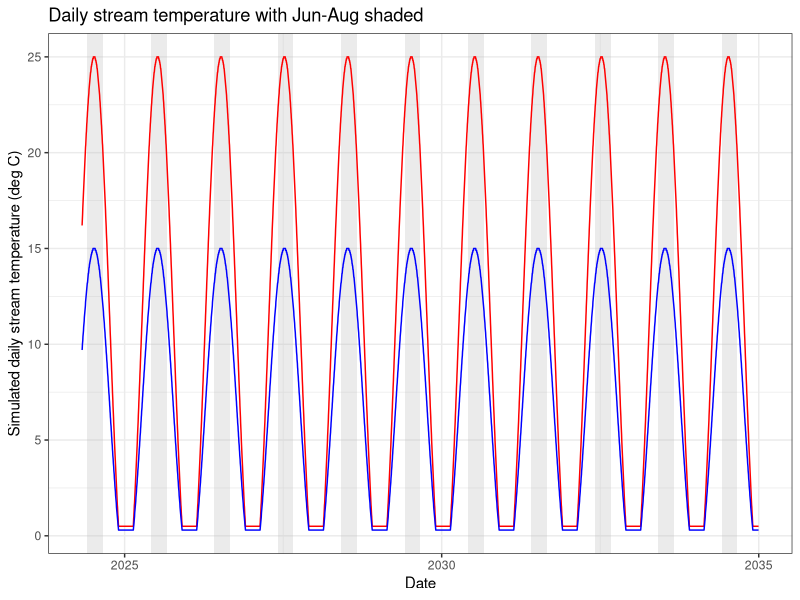
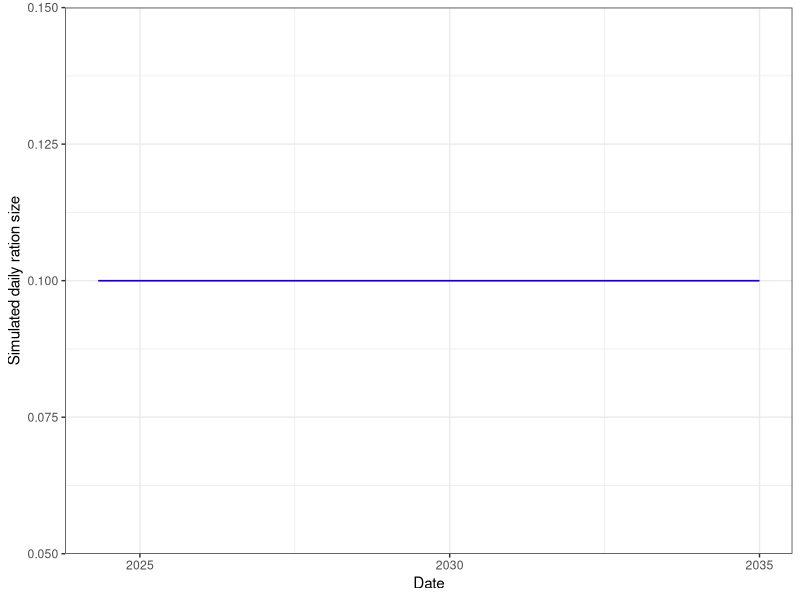
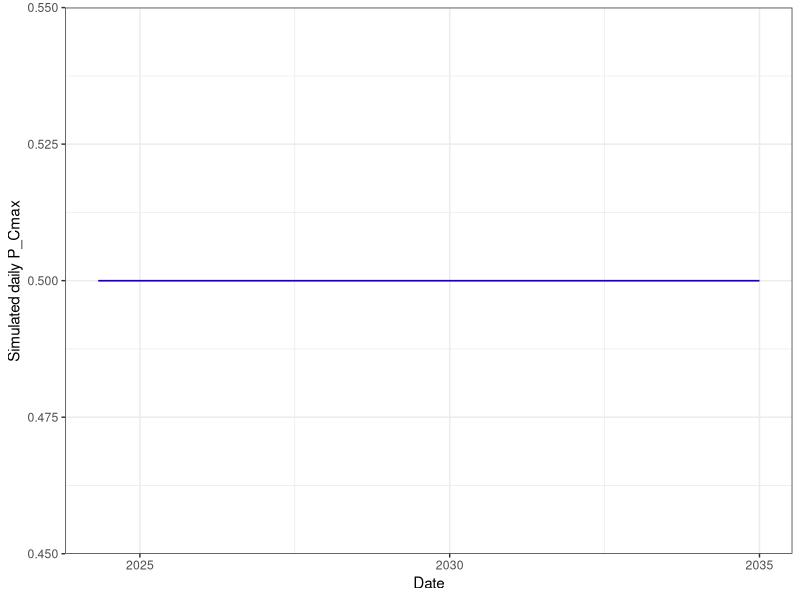

Reproduce these figures in R, in order.
#' ---
#' title: Simulate Habitat
#' ---
#' 


library(tidyverse)
library(ggpubr)
library(egg)


# Set seed for reproducibility
set.seed(123)

# 1. Create a date range (1 year)
dates <- seq(as.Date("2024-05-01"), as.Date("2034-12-31"), by="day")
n <- length(dates)
doy <- as.numeric(format(dates, "%j")) # Day of year

# 2. Simulate Stream Temperature (Sine wave + Noise)
# Parameters: Midpoint, Amplitude, Offset
base_temp <- 11        # Average annual temperature
amplitude <- 14         # Seasonal fluctuation amplitude
# Peak temperature occurs late in the year (July/Aug)
stream_temp <- base_temp + amplitude * sin(2 * pi * (doy - 100) / 365)

# 3. Add random noise (daily weather variation)
noise <- rnorm(n, mean = 0, sd = 0) # no variation for simplicity
simulated_temp <- stream_temp + noise

# 4. Force values near 0 to small postive, max = 25
simulated_temp[simulated_temp < 0.5] <- 0.5
simulated_temp[simulated_temp > 25] <- 25

# 4. Simulate cold regime using a multiplier
simulated_temp_cold <- simulated_temp*0.6

# 4. Create Data Frame
habitat_df <- tibble(date = dates, 
                     doy = doy, 
                     dayofsim = 1:length(dates),
                     temp_warm = round(simulated_temp, digits = 1), 
                     temp_cold = round(simulated_temp_cold, digits = 1))

# 5. Plot the simulation
summer_shading <- data.frame(
  xmin = as.Date(paste0(unique(format(habitat_df$date, "%Y")), "-06-01")),
  xmax = as.Date(paste0(unique(format(habitat_df$date, "%Y")), "-08-31")),
  ymin = -Inf, ymax = Inf
)

habitat_df %>% ggplot() +
  geom_rect(data = summer_shading,
            aes(xmin = xmin, xmax = xmax, ymin = ymin, ymax = ymax),
            fill = "grey", alpha = 0.3, inherit.aes = FALSE) +
  geom_line(aes(x = date, y = temp_warm), color = "red") +
  geom_line(aes(x = date, y = temp_cold), color = "blue") +
  theme_bw() + 
  xlab("Date") + 
  ylab("Simulated daily stream temperature (deg C)") + 
  labs(title = "Daily stream temperature with Jun-Aug shaded")


# function to retrieve water temperature in patch = patch and at doy/time = t
get_patchtemp <- function(t, patch) {
  if (patch == "warm") {
    habitat_df$temp_warm[habitat_df$dayofsim == t]
  } else {
    habitat_df$temp_cold[habitat_df$dayofsim == t]
  }
}


# define habitat specific ration size
ration_cold <- 0.10
ration_warm <- 0.10

# define random variation in ration size
ration_sd <- 0.00 # no variation for simplicity

# function to generate patch food availability at time t (stochastic)
patch_food <- function(patch) {
  if (patch == "warm") {
    max(0, min(1, rnorm(1, ration_warm, ration_sd)))
  } else {
    max(0, min(1, rnorm(1, ration_cold, ration_sd)))
  }
}

# define food in habitat tibble
habitat_df <- habitat_df %>% 
  mutate(ration_warm = replicate(n = dim(.)[1], patch_food("warm")),
         ration_cold = replicate(n = dim(.)[1], patch_food("cold")))

# plot ration size
habitat_df %>% ggplot() + 
  geom_line(aes(x = date, y = ration_warm), color = "red") +
  geom_line(aes(x = date, y = ration_cold), color = "blue") +
  theme_bw() + 
  xlab("Date") + 
  ylab("Simulated daily ration size")


# function to retrieve ration in patch = patch and at doy/time = t
get_patchration <- function(t, patch) {
  if (patch == "warm") {
    habitat_df$ration_warm[habitat_df$dayofsim == t]
  } else {
    habitat_df$ration_cold[habitat_df$dayofsim == t]
  }
}


# define habitat specific ration size
pcmax_cold <- 0.5
pcmax_warm <- 0.5

# define random variation in ration size
pcmax_sd <- 0.00 # no variation for simplicity

# function to generate patch food availability at time t (stochastic)
patch_pcmax <- function(patch) {
  if (patch == "warm") {
    max(0, min(1, rnorm(1, pcmax_warm, ration_sd)))
  } else {
    max(0, min(1, rnorm(1, pcmax_cold, ration_sd)))
  }
}

# define food in habitat tibble
habitat_df <- habitat_df %>% 
  mutate(pcmax_warm = replicate(n = dim(.)[1], patch_pcmax("warm")),
         pcmax_cold = replicate(n = dim(.)[1], patch_pcmax("cold")))

# plot ration size
habitat_df %>% ggplot() + 
  geom_line(aes(x = date, y = pcmax_warm), color = "red") +
  geom_line(aes(x = date, y = pcmax_cold), color = "blue") +
  theme_bw() + 
  xlab("Date") + 
  ylab("Simulated daily P_Cmax")


# function to retrieve ration in patch = patch and at doy/time = t
get_patchpcmax <- function(t, patch) {
  if (patch == "warm") {
    habitat_df$pcmax_warm[habitat_df$dayofsim == t]
  } else {
    habitat_df$pcmax_cold[habitat_df$dayofsim == t]
  }
}


str(habitat_df)
head(habitat_df)


#quarto::qmd_to_r_script("Habitat.qmd")
